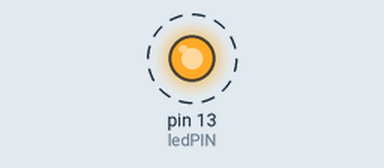
Simulated run of this sketch. Board: Arduino Uno, built with avr-gcc and run on an emulated ATmega328P. Parts: output pins drawn as LEDs (lit = HIGH). Dashed ring = blinking.

Above: at 0.4 s.
Timing chart, 0 to 3.2 s (numbered marks = the images above):
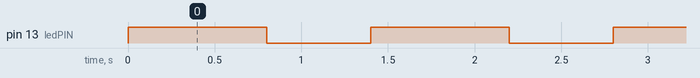

Measured:
- by itself, pin 13 (ledPIN): alternates HIGH for 0.80 s and LOW for 0.60 s

The sketch:

Coding_Basics_1.ino
```cpp
int ledPIN = 13; // establish and setup the port used
void setup() {
  pinMode(ledPIN, OUTPUT); //sets the port used to be an output

}

void loop() {
  digitalWrite(ledPIN, HIGH); //sets the voltage to the port to high
  delay(800); // pause the program for 800 miliseconds
  digitalWrite(ledPIN, LOW); // sets the volatge to the port to low
  delay(600); // puase the program for 600 miliseconds
}
```
